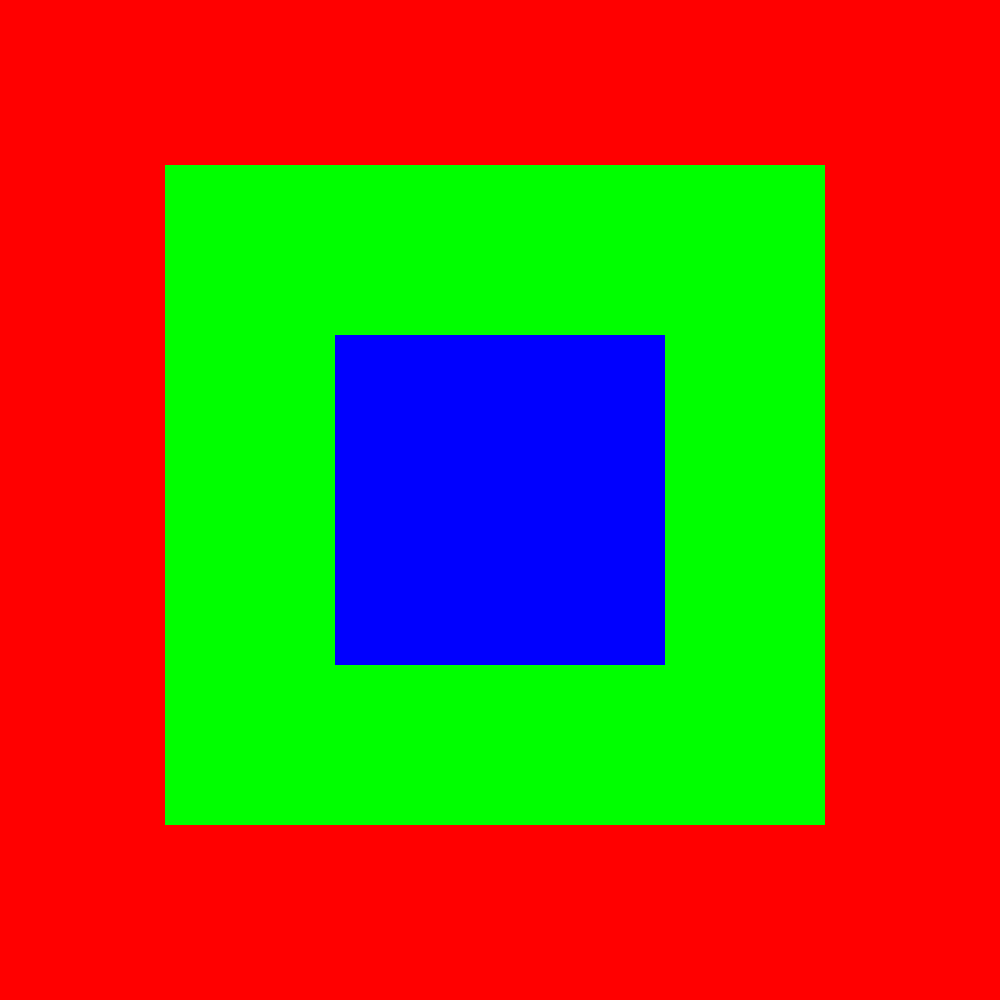
Frame 1 (no input)
Frame 60 (the mouse pressed at the canvas centre just before this capture): identical to frame 1, image omitted
Frame 120 (the mouse held since frame 60 and released just before this capture): identical to frame 1, image omitted

The Processing sketch that drew this single still picture (run headless with seeded random() and noise(); from frame 60 on, the mouse is pressed at the canvas centre):

// Processing sketch: ex03_pde
// ── ex03_pde.pde
void setup(){
   size(1000, 1000); 
   noStroke();
   println(width * 0.34/2, height * 0.34/2,width/2 * 0.67, height/2 * 0.67);
}

void draw(){
   fill(255, 0, 0);
   rect(0, 0, width, height); 
   fill(0, 255, 0);
   rect(width * 0.33/2, height * 0.33/2, width/100 * 66, height/100 * 66); 
   fill(0, 0, 255);
   rect(width/2 * 0.67, height/2 * 0.67, width * 33/100, height * 33/100); 
}
